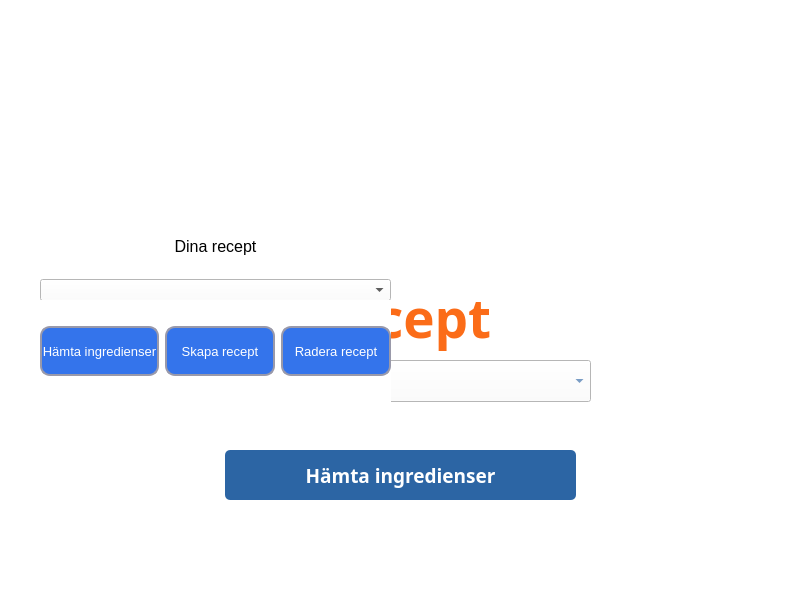
<?xml version="1.0" encoding="UTF-8"?>
<ui version="4.0">
 <class>mainwindow</class>
 <widget class="QMainWindow" name="mainwindow">
  <property name="geometry">
   <rect>
    <x>0</x>
    <y>0</y>
    <width>800</width>
    <height>600</height>
   </rect>
  </property>
  <property name="sizePolicy">
   <sizepolicy hsizetype="Expanding" vsizetype="Preferred">
    <horstretch>0</horstretch>
    <verstretch>0</verstretch>
   </sizepolicy>
  </property>
  <property name="windowTitle">
   <string>SmartShop</string>
  </property>
  <property name="windowIcon">
   <iconset>
    <normaloff>../pictures/smartshoplogo.png</normaloff>../pictures/smartshoplogo.png</iconset>
  </property>
  <property name="styleSheet">
   <string notr="true">background-color: rgb(255, 255, 255);</string>
  </property>
  <widget class="QWidget" name="centralwidget">
   <widget class="QWidget" name="verticalLayoutWidget">
    <property name="geometry">
     <rect>
      <x>210</x>
      <y>281</y>
      <width>381</width>
      <height>121</height>
     </rect>
    </property>
    <layout class="QVBoxLayout" name="verticalLayout">
     <property name="leftMargin">
      <number>0</number>
     </property>
     <item>
      <widget class="QLabel" name="recept_label">
       <property name="sizePolicy">
        <sizepolicy hsizetype="Expanding" vsizetype="Preferred">
         <horstretch>0</horstretch>
         <verstretch>0</verstretch>
        </sizepolicy>
       </property>
       <property name="font">
        <font>
         <family>Arial Black</family>
         <pointsize>40</pointsize>
         <bold>true</bold>
        </font>
       </property>
       <property name="styleSheet">
        <string notr="true">color: rgb(251, 108, 24);</string>
       </property>
       <property name="text">
        <string>Recept</string>
       </property>
       <property name="alignment">
        <set>Qt::AlignCenter</set>
       </property>
      </widget>
     </item>
     <item>
      <widget class="QComboBox" name="chosen_recipe">
       <property name="enabled">
        <bool>true</bool>
       </property>
       <property name="sizePolicy">
        <sizepolicy hsizetype="Expanding" vsizetype="Fixed">
         <horstretch>0</horstretch>
         <verstretch>0</verstretch>
        </sizepolicy>
       </property>
       <property name="font">
        <font>
         <family>Arial Black</family>
         <pointsize>18</pointsize>
         <bold>false</bold>
         <kerning>false</kerning>
        </font>
       </property>
       <property name="styleSheet">
        <string notr="true">color: rgb(44, 101, 164);
selection-color: rgb(251, 108, 24);
</string>
       </property>
      </widget>
     </item>
    </layout>
   </widget>
   <widget class="QWidget" name="horizontalLayoutWidget">
    <property name="geometry">
     <rect>
      <x>210</x>
      <y>430</y>
      <width>381</width>
      <height>91</height>
     </rect>
    </property>
    <layout class="QHBoxLayout" name="horizontalLayout">
     <property name="spacing">
      <number>-1</number>
     </property>
     <property name="leftMargin">
      <number>15</number>
     </property>
     <property name="rightMargin">
      <number>15</number>
     </property>
     <item>
      <widget class="QPushButton" name="get_ingredients_button">
       <property name="maximumSize">
        <size>
         <width>2000</width>
         <height>50</height>
        </size>
       </property>
       <property name="font">
        <font>
         <family>Arial Black</family>
         <pointsize>14</pointsize>
         <bold>true</bold>
        </font>
       </property>
       <property name="mouseTracking">
        <bool>true</bool>
       </property>
       <property name="styleSheet">
        <string notr="true">background-color: rgb(44, 101, 164);
border-radius: 5px;
color: rgb(255, 255, 255);
</string>
       </property>
       <property name="text">
        <string>Hämta ingredienser</string>
       </property>
      </widget>
     </item>
    </layout>
   </widget>
   <widget class="QWidget" name="verticalLayoutWidget_2">
    <property name="geometry">
     <rect>
      <x>40</x>
      <y>220</y>
      <width>351</width>
      <height>81</height>
     </rect>
    </property>
    <layout class="QVBoxLayout" name="verticalLayout_2">
     <item>
      <widget class="QLabel" name="your_recipe_label">
       <property name="sizePolicy">
        <sizepolicy hsizetype="Expanding" vsizetype="Preferred">
         <horstretch>0</horstretch>
         <verstretch>0</verstretch>
        </sizepolicy>
       </property>
       <property name="font">
        <font>
         <pointsize>12</pointsize>
         <weight>50</weight>
         <bold>false</bold>
        </font>
       </property>
       <property name="text">
        <string>Dina recept</string>
       </property>
       <property name="alignment">
        <set>Qt::AlignCenter</set>
       </property>
      </widget>
     </item>
     <item>
      <widget class="QComboBox" name="your_chosen_recipe">
       <property name="sizePolicy">
        <sizepolicy hsizetype="Expanding" vsizetype="Fixed">
         <horstretch>0</horstretch>
         <verstretch>0</verstretch>
        </sizepolicy>
       </property>
      </widget>
     </item>
    </layout>
   </widget>
   <widget class="QWidget" name="horizontalLayoutWidget_2">
    <property name="geometry">
     <rect>
      <x>40</x>
      <y>300</y>
      <width>351</width>
      <height>102</height>
     </rect>
    </property>
    <layout class="QHBoxLayout" name="your_horizontalLayout">
     <item>
      <widget class="QPushButton" name="your_get_ingredients_button">
       <property name="sizePolicy">
        <sizepolicy hsizetype="Expanding" vsizetype="Fixed">
         <horstretch>0</horstretch>
         <verstretch>0</verstretch>
        </sizepolicy>
       </property>
       <property name="maximumSize">
        <size>
         <width>2000</width>
         <height>50</height>
        </size>
       </property>
       <property name="font">
        <font>
         <family>Arial Black</family>
         <pointsize>14</pointsize>
         <bold>true</bold>
        </font>
       </property>
       <property name="mouseTracking">
        <bool>true</bool>
       </property>
       <property name="styleSheet">
        <string notr="true">background-color: rgb(44, 101, 164);
border-radius: 5px;
color: rgb(255, 255, 255);
</string>
       </property>
       <property name="text">
        <string>Hämta ingredienser</string>
       </property>
      </widget>
     </item>
     <item>
      <widget class="QPushButton" name="create_recipe_button">
       <property name="sizePolicy">
        <sizepolicy hsizetype="Expanding" vsizetype="Fixed">
         <horstretch>0</horstretch>
         <verstretch>0</verstretch>
        </sizepolicy>
       </property>
       <property name="maximumSize">
        <size>
         <width>2000</width>
         <height>50</height>
        </size>
       </property>
       <property name="font">
        <font>
         <pointsize>10</pointsize>
         <weight>50</weight>
         <bold>false</bold>
        </font>
       </property>
       <property name="mouseTracking">
        <bool>false</bool>
       </property>
       <property name="styleSheet">
        <string notr="true">QPushButton { 
        border-style: solid;
        border-width: 2px;
        border-color: #9999aa;
        border-radius: 10px;
        color: white;
        background-color: #3474eb;
    }

    QPushButton:enabled {
        background-color: #3474eb;
        color: white;
    }

    QPushButton:pressed {
        background-color: #0d2f72;
        color: #fffffe;
    }

    QPushButton:hover:!pressed {
        background-color: #E1F4FF;
        color: #0c2f70;
    }

    QPushButton:disabled {
        background-color: #aaaaaa;
        color: #ffffff;
    }</string>
       </property>
       <property name="text">
        <string>Skapa recept</string>
       </property>
      </widget>
     </item>
     <item>
      <widget class="QPushButton" name="delete_recipe_button">
       <property name="sizePolicy">
        <sizepolicy hsizetype="Expanding" vsizetype="Fixed">
         <horstretch>0</horstretch>
         <verstretch>0</verstretch>
        </sizepolicy>
       </property>
       <property name="minimumSize">
        <size>
         <width>50</width>
         <height>50</height>
        </size>
       </property>
       <property name="font">
        <font>
         <pointsize>10</pointsize>
        </font>
       </property>
       <property name="styleSheet">
        <string notr="true">QPushButton { 
        border-style: solid;
        border-width: 2px;
        border-color: #9999aa;
        border-radius: 10px;
        color: white;
        background-color: #3474eb;
    }

    QPushButton:enabled {
        background-color: #3474eb;
        color: white;
    }

    QPushButton:pressed {
        background-color: #0d2f72;
        color: #fffffe;
    }

    QPushButton:hover:!pressed {
        background-color: #E1F4FF;
        color: #0c2f70;
    }

    QPushButton:disabled {
        background-color: #aaaaaa;
        color: #ffffff;
    }</string>
       </property>
       <property name="text">
        <string>Radera recept</string>
       </property>
      </widget>
     </item>
    </layout>
   </widget>
   <widget class="QWidget" name="verticalLayoutWidget_2">
    <property name="geometry">
     <rect>
      <x>40</x>
      <y>220</y>
      <width>351</width>
      <height>81</height>
     </rect>
    </property>
    <layout class="QVBoxLayout" name="verticalLayout_2">
     <item>
      <widget class="QLabel" name="your_recipe_label">
       <property name="sizePolicy">
        <sizepolicy hsizetype="Expanding" vsizetype="Preferred">
         <horstretch>0</horstretch>
         <verstretch>0</verstretch>
        </sizepolicy>
       </property>
       <property name="font">
        <font>
         <pointsize>12</pointsize>
         <weight>50</weight>
         <bold>false</bold>
        </font>
       </property>
       <property name="text">
        <string>Dina recept</string>
       </property>
       <property name="alignment">
        <set>Qt::AlignCenter</set>
       </property>
      </widget>
     </item>
     <item>
      <widget class="QComboBox" name="your_chosen_recipe">
       <property name="sizePolicy">
        <sizepolicy hsizetype="Expanding" vsizetype="Fixed">
         <horstretch>0</horstretch>
         <verstretch>0</verstretch>
        </sizepolicy>
       </property>
      </widget>
     </item>
    </layout>
   </widget>
   <widget class="QWidget" name="horizontalLayoutWidget_2">
    <property name="geometry">
     <rect>
      <x>40</x>
      <y>300</y>
      <width>351</width>
      <height>102</height>
     </rect>
    </property>
    <layout class="QHBoxLayout" name="your_horizontalLayout">
     <item>
      <widget class="QPushButton" name="your_get_ingredients_button">
       <property name="sizePolicy">
        <sizepolicy hsizetype="Expanding" vsizetype="Fixed">
         <horstretch>0</horstretch>
         <verstretch>0</verstretch>
        </sizepolicy>
       </property>
       <property name="maximumSize">
        <size>
         <width>2000</width>
         <height>50</height>
        </size>
       </property>
       <property name="font">
        <font>
         <pointsize>10</pointsize>
         <weight>50</weight>
         <bold>false</bold>
        </font>
       </property>
       <property name="mouseTracking">
        <bool>false</bool>
       </property>
       <property name="styleSheet">
        <string notr="true">QPushButton { 
        border-style: solid;
        border-width: 2px;
        border-color: #9999aa;
        border-radius: 10px;
        color: white;
        background-color: #3474eb;
    }

    QPushButton:enabled {
        background-color: #3474eb;
        color: white;
    }

    QPushButton:pressed {
        background-color: #0d2f72;
        color: #fffffe;
    }

    QPushButton:hover:!pressed {
        background-color: #E1F4FF;
        color: #0c2f70;
    }

    QPushButton:disabled {
        background-color: #aaaaaa;
        color: #ffffff;
    }</string>
       </property>
       <property name="text">
        <string>Hämta ingredienser</string>
       </property>
      </widget>
     </item>
     <item>
      <widget class="QPushButton" name="create_recipe_button">
       <property name="sizePolicy">
        <sizepolicy hsizetype="Expanding" vsizetype="Fixed">
         <horstretch>0</horstretch>
         <verstretch>0</verstretch>
        </sizepolicy>
       </property>
       <property name="maximumSize">
        <size>
         <width>2000</width>
         <height>50</height>
        </size>
       </property>
       <property name="font">
        <font>
         <pointsize>10</pointsize>
         <weight>50</weight>
         <bold>false</bold>
        </font>
       </property>
       <property name="mouseTracking">
        <bool>false</bool>
       </property>
       <property name="styleSheet">
        <string notr="true">QPushButton { 
        border-style: solid;
        border-width: 2px;
        border-color: #9999aa;
        border-radius: 10px;
        color: white;
        background-color: #3474eb;
    }

    QPushButton:enabled {
        background-color: #3474eb;
        color: white;
    }

    QPushButton:pressed {
        background-color: #0d2f72;
        color: #fffffe;
    }

    QPushButton:hover:!pressed {
        background-color: #E1F4FF;
        color: #0c2f70;
    }

    QPushButton:disabled {
        background-color: #aaaaaa;
        color: #ffffff;
    }</string>
       </property>
       <property name="text">
        <string>Skapa recept</string>
       </property>
      </widget>
     </item>
     <item>
      <widget class="QPushButton" name="delete_recipe_button">
       <property name="sizePolicy">
        <sizepolicy hsizetype="Expanding" vsizetype="Fixed">
         <horstretch>0</horstretch>
         <verstretch>0</verstretch>
        </sizepolicy>
       </property>
       <property name="minimumSize">
        <size>
         <width>50</width>
         <height>50</height>
        </size>
       </property>
       <property name="font">
        <font>
         <pointsize>10</pointsize>
        </font>
       </property>
       <property name="styleSheet">
        <string notr="true">QPushButton { 
        border-style: solid;
        border-width: 2px;
        border-color: #9999aa;
        border-radius: 10px;
        color: white;
        background-color: #3474eb;
    }

    QPushButton:enabled {
        background-color: #3474eb;
        color: white;
    }

    QPushButton:pressed {
        background-color: #0d2f72;
        color: #fffffe;
    }

    QPushButton:hover:!pressed {
        background-color: #E1F4FF;
        color: #0c2f70;
    }

    QPushButton:disabled {
        background-color: #aaaaaa;
        color: #ffffff;
    }</string>
       </property>
       <property name="text">
        <string>Radera recept</string>
       </property>
      </widget>
     </item>
    </layout>
   </widget>
  </widget>
  <widget class="QMenuBar" name="menubar">
   <property name="geometry">
    <rect>
     <x>0</x>
     <y>0</y>
     <width>800</width>
     <height>37</height>
    </rect>
   </property>
  </widget>
  <widget class="QStatusBar" name="statusbar"/>
 </widget>
 <resources/>
 <connections/>
</ui>
